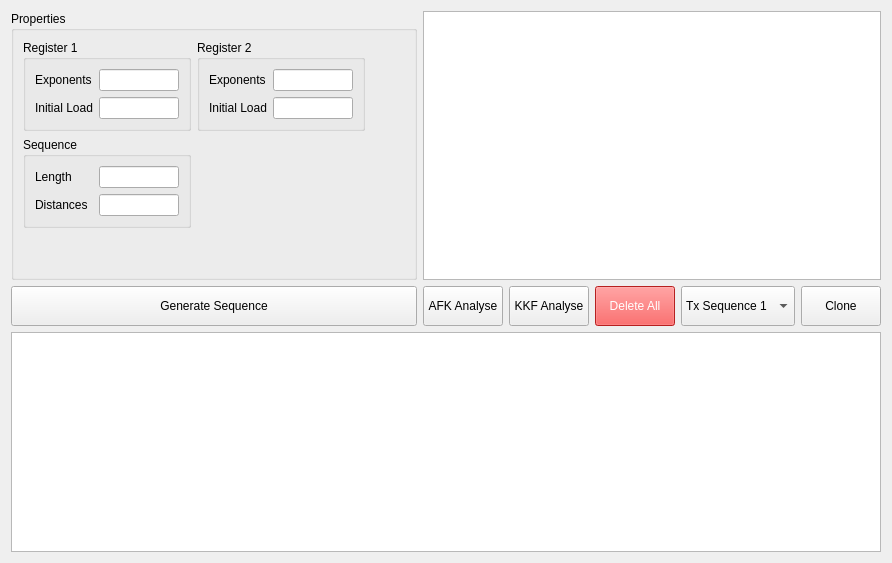
     <widget class="QWidget" name="goldsequence">
      <attribute name="title">
       <string>Gold-Sequence</string>
      </attribute>
      <layout class="QGridLayout" name="gridLayout_12">
       <item row="0" column="0">
        <widget class="QGroupBox" name="groupBox_3">
         <property name="title">
          <string>Properties</string>
         </property>
         <layout class="QGridLayout" name="gridLayout_9">
          <item row="1" column="0">
           <widget class="QGroupBox" name="groupBox_23">
            <property name="title">
             <string>Sequence</string>
            </property>
            <layout class="QGridLayout" name="gridLayout_11">
             <item row="0" column="1">
              <widget class="QLineEdit" name="lineEdit_goldsequence_sequence_length">
               <property name="minimumSize">
                <size>
                 <width>60</width>
                 <height>0</height>
                </size>
               </property>
               <property name="maximumSize">
                <size>
                 <width>80</width>
                 <height>16777215</height>
                </size>
               </property>
              </widget>
             </item>
             <item row="0" column="0">
              <widget class="QLabel" name="label_23">
               <property name="text">
                <string>Length</string>
               </property>
              </widget>
             </item>
             <item row="1" column="0">
              <widget class="QLabel" name="label_24">
               <property name="text">
                <string>Distances</string>
               </property>
              </widget>
             </item>
             <item row="1" column="1">
              <widget class="QLineEdit" name="lineEdit_goldsequence_sequence_distances">
               <property name="minimumSize">
                <size>
                 <width>60</width>
                 <height>0</height>
                </size>
               </property>
               <property name="maximumSize">
                <size>
                 <width>80</width>
                 <height>16777215</height>
                </size>
               </property>
              </widget>
             </item>
            </layout>
           </widget>
          </item>
          <item row="0" column="0">
           <widget class="QGroupBox" name="groupBox_14">
            <property name="title">
             <string>Register 1</string>
            </property>
            <layout class="QGridLayout" name="gridLayout_10">
             <item row="0" column="0">
              <widget class="QLabel" name="label_7">
               <property name="text">
                <string>Exponents</string>
               </property>
              </widget>
             </item>
             <item row="1" column="0">
              <widget class="QLabel" name="label_8">
               <property name="text">
                <string>Initial Load</string>
               </property>
              </widget>
             </item>
             <item row="1" column="1">
              <widget class="QLineEdit" name="lineEdit_goldsequence_register1_initialload">
               <property name="minimumSize">
                <size>
                 <width>60</width>
                 <height>0</height>
                </size>
               </property>
               <property name="maximumSize">
                <size>
                 <width>80</width>
                 <height>16777215</height>
                </size>
               </property>
              </widget>
             </item>
             <item row="0" column="1">
              <widget class="QLineEdit" name="lineEdit_goldsequence_register1_exponents">
               <property name="minimumSize">
                <size>
                 <width>60</width>
                 <height>0</height>
                </size>
               </property>
               <property name="maximumSize">
                <size>
                 <width>80</width>
                 <height>16777215</height>
                </size>
               </property>
              </widget>
             </item>
            </layout>
           </widget>
          </item>
          <item row="2" column="0">
           <spacer name="verticalSpacer_3">
            <property name="orientation">
             <enum>Qt::Vertical</enum>
            </property>
            <property name="sizeHint" stdset="0">
             <size>
              <width>20</width>
              <height>40</height>
             </size>
            </property>
           </spacer>
          </item>
          <item row="0" column="2">
           <spacer name="horizontalSpacer_3">
            <property name="orientation">
             <enum>Qt::Horizontal</enum>
            </property>
            <property name="sizeHint" stdset="0">
             <size>
              <width>40</width>
              <height>20</height>
             </size>
            </property>
           </spacer>
          </item>
          <item row="0" column="1">
           <widget class="QGroupBox" name="groupBox_25">
            <property name="title">
             <string>Register 2</string>
            </property>
            <layout class="QGridLayout" name="gridLayout_13">
             <item row="0" column="0">
              <widget class="QLabel" name="label_26">
               <property name="text">
                <string>Exponents</string>
               </property>
              </widget>
             </item>
             <item row="1" column="0">
              <widget class="QLabel" name="label_27">
               <property name="text">
                <string>Initial Load</string>
               </property>
              </widget>
             </item>
             <item row="0" column="1">
              <widget class="QLineEdit" name="lineEdit_goldsequence_register2_exponents">
               <property name="minimumSize">
                <size>
                 <width>60</width>
                 <height>0</height>
                </size>
               </property>
               <property name="maximumSize">
                <size>
                 <width>80</width>
                 <height>16777215</height>
                </size>
               </property>
              </widget>
             </item>
             <item row="1" column="1">
              <widget class="QLineEdit" name="lineEdit_goldsequence_register2_initialload">
               <property name="minimumSize">
                <size>
                 <width>60</width>
                 <height>0</height>
                </size>
               </property>
               <property name="maximumSize">
                <size>
                 <width>80</width>
                 <height>16777215</height>
                </size>
               </property>
              </widget>
             </item>
            </layout>
           </widget>
          </item>
         </layout>
        </widget>
       </item>
       <item row="1" column="0">
        <widget class="QPushButton" name="pushButton_goldsequence_generatesequence">
         <property name="minimumSize">
          <size>
           <width>0</width>
           <height>40</height>
          </size>
         </property>
         <property name="text">
          <string>Generate Sequence</string>
         </property>
        </widget>
       </item>
       <item row="1" column="1">
        <layout class="QHBoxLayout" name="horizontalLayout_3">
         <item>
          <widget class="QPushButton" name="pushButton_goldsequence_afkanalyse">
           <property name="minimumSize">
            <size>
             <width>0</width>
             <height>40</height>
            </size>
           </property>
           <property name="text">
            <string>AFK Analyse</string>
           </property>
          </widget>
         </item>
         <item>
          <widget class="QPushButton" name="pushButton_goldsequence_kkfanalyse">
           <property name="minimumSize">
            <size>
             <width>0</width>
             <height>40</height>
            </size>
           </property>
           <property name="text">
            <string>KKF Analyse</string>
           </property>
          </widget>
         </item>
         <item>
          <widget class="QPushButton" name="pushButton_goldsequence_deleteall">
           <property name="minimumSize">
            <size>
             <width>0</width>
             <height>40</height>
            </size>
           </property>
           <property name="styleSheet">
            <string notr="true">background-color: rgb(255, 45, 45);
color: rgb(255, 255, 255)
</string>
           </property>
           <property name="text">
            <string>Delete All</string>
           </property>
          </widget>
         </item>
         <item>
          <widget class="QComboBox" name="comboBox_goldsequence">
           <property name="minimumSize">
            <size>
             <width>0</width>
             <height>40</height>
            </size>
           </property>
           <item>
            <property name="text">
             <string>Tx Sequence 1</string>
            </property>
           </item>
           <item>
            <property name="text">
             <string>Tx Sequence 2</string>
            </property>
           </item>
           <item>
            <property name="text">
             <string>Rx Sequence 1</string>
            </property>
           </item>
           <item>
            <property name="text">
             <string>Rx Sequence 2</string>
            </property>
           </item>
          </widget>
         </item>
         <item>
          <widget class="QPushButton" name="pushButton_goldsequence_clone">
           <property name="minimumSize">
            <size>
             <width>0</width>
             <height>40</height>
            </size>
           </property>
           <property name="text">
            <string>Clone</string>
           </property>
          </widget>
         </item>
        </layout>
       </item>
       <item row="2" column="0" colspan="2">
        <widget class="QGraphicsView" name="graphicsView_goldsequence">
         <property name="sizePolicy">
          <sizepolicy hsizetype="Expanding" vsizetype="Minimum">
           <horstretch>0</horstretch>
           <verstretch>0</verstretch>
          </sizepolicy>
         </property>
         <property name="minimumSize">
          <size>
           <width>0</width>
           <height>220</height>
          </size>
         </property>
        </widget>
       </item>
       <item row="0" column="1">
        <widget class="QListWidget" name="listWidget_goldsequence"/>
       </item>
      </layout>
     </widget>
